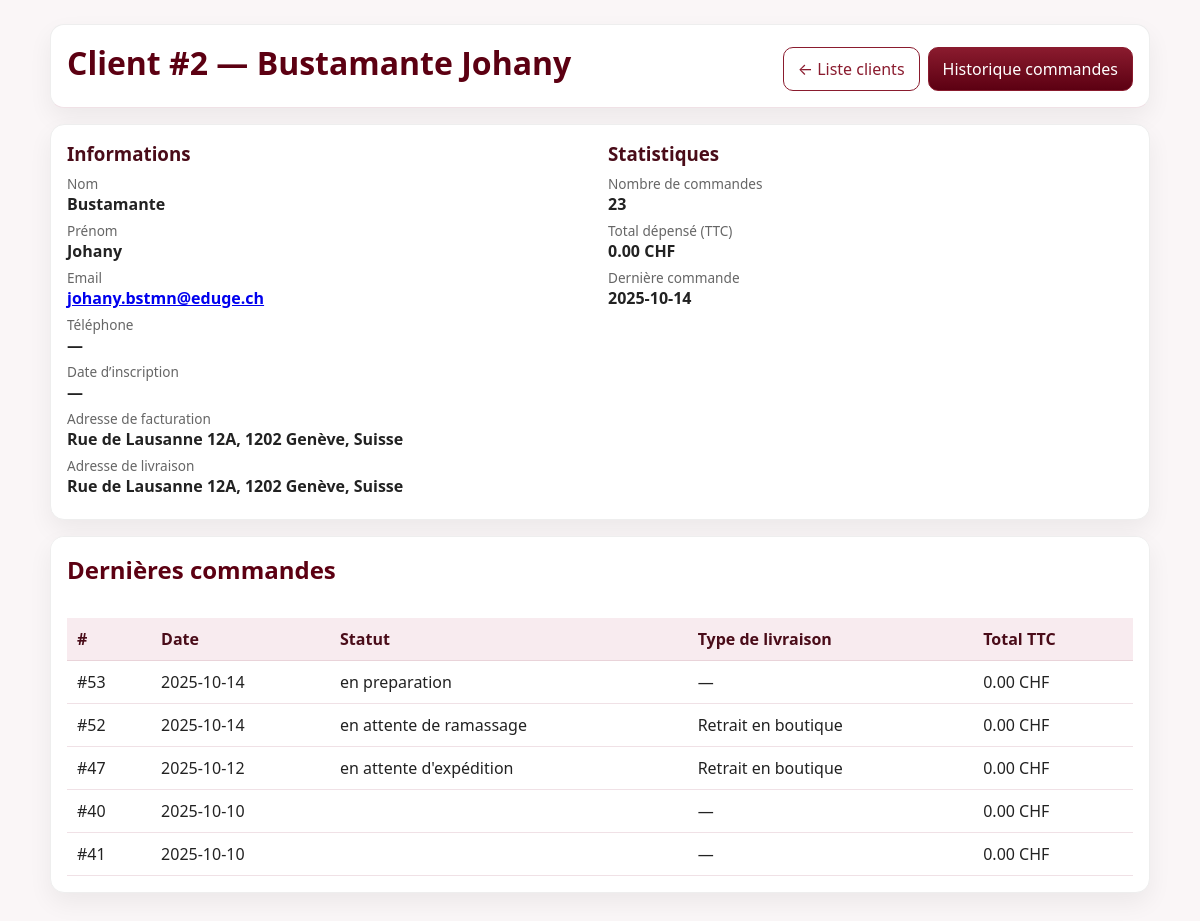
The app's page /pages/admin_client_detail.php?per_id=2 (signed in) with its own data.
### tables this page shows
CREATE TABLE `COMMANDE` (
                            `COM_ID` bigint(20) NOT NULL,
                            `PER_ID` bigint(20) NOT NULL,
                            `LIV_ID` bigint(20) DEFAULT NULL,
                            `PAI_ID` bigint(20) DEFAULT NULL,
                            `STRIPE_SESSION_ID` varchar(255) DEFAULT NULL,
                            `COM_STATUT` enum('en preparation','en attente d''expédition','expediee','en attente de ramassage','livree','annulee') NOT NULL DEFAULT 'en preparation',
                            `COM_ARCHIVE` tinyint(1) NOT NULL DEFAULT 0,
                            `COM_ARCHIVED_AT` datetime DEFAULT NULL,
                            `COM_DATE` date NOT NULL,
                            `COM_DESCRIPTION` text DEFAULT NULL,
                            `COM_TVA_TAUX` decimal(5,2) NOT NULL DEFAULT 7.70,
                            `COM_TVA_MONTANT` decimal(10,2) NOT NULL DEFAULT 0.00,
                            `COM_MONTANT_TOTAL` decimal(10,2) NOT NULL DEFAULT 0.00,
                            `TOTAL_PAYER_CHF` decimal(10,2) DEFAULT NULL,
                            `COM_RETRAIT_DEBUT` datetime DEFAULT NULL,
                            `COM_RETRAIT_FIN` datetime DEFAULT NULL
);

### pages/admin_client_detail.php (the view, shortened to what this page needs)
<?php
$dir  = rtrim(dirname($_SERVER['PHP_SELF'] ?? $_SERVER['SCRIPT_NAME']), '/\\');
$BASE = ($dir === '' || $dir === '.') ? '/' : $dir . '/';
$pdo = require __DIR__ . '/../database/config/connexionBDD.php';
$pdo->setAttribute(PDO::ATTR_ERRMODE, PDO::ERRMODE_EXCEPTION);
function h($s): string { return htmlspecialchars((string)$s, ENT_QUOTES, 'UTF-8'); }
function notnull($v, $fallback='—'){ return ($v!==null && $v!=='') ? $v : $fallback; }
$perId = (int)($_GET['per_id'] ?? 0);
$sqlClient = "
    SELECT
        p.PER_ID, p.PER_NOM, p.PER_PRENOM, p.PER_EMAIL,
        NULL AS PER_TEL,
        NULL AS PER_DATE_CREATION,
        /* ---- LIVRAISON (dernière adresse de type LIVRAISON) ---- */
        liv.ADR_RUE     AS LIV_RUE,
        liv.ADR_NUMERO  AS LIV_NUMERO,
        liv.ADR_NPA     AS LIV_NPA,
        liv.ADR_VILLE   AS LIV_VILLE,
        liv.ADR_PAYS    AS LIV_PAYS,
        /* ---- FACTURATION (dernière adresse de type FACTURATION) ---- */
        fac.ADR_RUE     AS FAC_RUE,
        fac.ADR_NUMERO  AS FAC_NUMERO,
        fac.ADR_NPA     AS FAC_NPA,
        fac.ADR_VILLE   AS FAC_VILLE,
        fac.ADR_PAYS    AS FAC_PAYS
    FROM PERSONNE p
    INNER JOIN CLIENT c ON c.PER_ID = p.PER_ID
    LEFT JOIN ADRESSE liv ON liv.ADR_ID = (
        SELECT a1.ADR_ID
        FROM ADRESSE_CLIENT ac1
        JOIN ADRESSE a1 ON a1.ADR_ID = ac1.ADR_ID
        WHERE ac1.PER_ID = p.PER_ID AND a1.ADR_TYPE = 'LIVRAISON'
        ORDER BY a1.ADR_ID DESC
        LIMIT 1
    )
    LEFT JOIN ADRESSE fac ON fac.ADR_ID = (
        SELECT a2.ADR_ID
        FROM ADRESSE_CLIENT ac2
        JOIN ADRESSE a2 ON a2.ADR_ID = ac2.ADR_ID
        WHERE ac2.PER_ID = p.PER_ID AND a2.ADR_TYPE = 'FACTURATION'
        ORDER BY a2.ADR_ID DESC
        LIMIT 1
    )
    WHERE p.PER_ID = :id
";
$st = $pdo->prepare($sqlClient);
$st->execute([':id'=>$perId]);
$client = $st->fetch(PDO::FETCH_ASSOC);
$sqlStats = "
    SELECT
      COUNT(*)                              AS nb_cmd,
      COALESCE(SUM(COM_MONTANT_TOTAL),0.0) AS total_depense,
      MAX(COM_DATE)                        AS derniere_cmd
    FROM COMMANDE
    WHERE PER_ID = :id
";
$st = $pdo->prepare($sqlStats);
$st->execute([':id'=>$perId]);
$stats = $st->fetch(PDO::FETCH_ASSOC) ?: ['nb_cmd'=>0, 'total_depense'=>0, 'derniere_cmd'=>null];
$sqlLast = "
    SELECT
        c.COM_ID,
        c.COM_DATE,
        c.COM_STATUT,
        COALESCE(c.COM_MONTANT_TOTAL,0.0) AS total_ttc,
        CASE
          WHEN COALESCE(l.LIV_MODE,'') = '' THEN '—'
          WHEN l.LIV_MODE COLLATE utf8mb4_general_ci LIKE '%geneve%'  THEN 'Livraison Genève'
          WHEN l.LIV_MODE COLLATE utf8mb4_general_ci LIKE '%suisse%'  THEN 'Livraison Suisse'
          WHEN l.LIV_MODE COLLATE utf8mb4_general_ci LIKE '%retrait%' THEN 'Retrait en boutique'
          ELSE l.LIV_MODE
        END AS liv_type_label
    FROM COMMANDE c
    LEFT JOIN LIVRAISON l ON l.LIV_ID = c.LIV_ID
    WHERE c.PER_ID = :id
    ORDER BY c.COM_DATE DESC
    LIMIT 5
";
$st = $pdo->prepare($sqlLast);
$st->execute([':id'=>$perId]);
$lastOrders = $st->fetchAll(PDO::FETCH_ASSOC);
?>
<!DOCTYPE html>
<html lang="fr">
<head>
</head>
<body>
<div class="container">
    <div class="card topbar">
        <h1>Client #<?= h($client['PER_ID']) ?> — <?= h($client['PER_NOM']) ?> <?= h($client['PER_PRENOM']) ?></h1>
        <div class="actions">
            <a class="btn secondary" href="<?= h($BASE.'admin_clients.php') ?>">← Liste clients</a>
            <a class="btn" href="<?= h($BASE.'admin_client_commandes.php?per_id='.$client['PER_ID']) ?>">Historique commandes</a>
        </div>
    </div>
    <div class="card">
        <div class="grid row">
            <div class="section">
                <h3>Informations</h3>
                <div class="field"><span class="label">Nom</span><span class="value"><?= h($client['PER_NOM']) ?></span></div>
                <div class="field"><span class="label">Prénom</span><span class="value"><?= h($client['PER_PRENOM']) ?></span></div>
                <div class="field"><span class="label">Email</span><span class="value"><a href="mailto:<?= h($client['PER_EMAIL']) ?>"><?= h($client['PER_EMAIL']) ?></a></span></div>
                <div class="field"><span class="label">Téléphone</span><span class="value"><?= h(notnull($client['PER_TEL'])) ?></span></div>
                <div class="field"><span class="label">Date d’inscription</span><span class="value"><?= h(notnull($client['PER_DATE_CREATION'])) ?></span></div>
                <div class="field">
                    <span class="label">Adresse de facturation</span>
                    <span class="value">
                        <?php
                        $f1 = trim((string)($client['FAC_RUE'] ?? ''));
                        $fnum = trim((string)($client['FAC_NUMERO'] ?? ''));
                        $f2 = trim(((string)($client['FAC_NPA'] ?? '')).' '.((string)($client['FAC_VILLE'] ?? '')));
                        $fp = trim((string)($client['FAC_PAYS'] ?? ''));
                        $ligne = trim($f1 . ($fnum ? ' '.$fnum : ''));
                        $f  = trim($ligne . ($f2 ? ', '.$f2 : '') . ($fp ? ', '.$fp : ''));
                        echo h($f !== '' ? $f : '—');
                        ?>
                    </span>
                </div>
                <div class="field">
                    <span class="label">Adresse de livraison</span>
                    <span class="value">
                        <?php
                        $l1 = trim((string)($client['LIV_RUE'] ?? ''));
                        $lnum = trim((string)($client['LIV_NUMERO'] ?? ''));
                        $l2 = trim(((string)($client['LIV_NPA'] ?? '')).' '.((string)($client['LIV_VILLE'] ?? '')));
                        $lp = trim((string)($client['LIV_PAYS'] ?? ''));
                        $ligne = trim($l1 . ($lnum ? ' '.$lnum : ''));
                        $l  = trim($ligne . ($l2 ? ', '.$l2 : '') . ($lp ? ', '.$lp : ''));
                        echo h($l !== '' ? $l : '—');
                        ?>
                    </span>
                </div>
            </div>
            <div class="section">
                <h3>Statistiques</h3>
                <div class="field"><span class="label">Nombre de commandes</span><span class="value"><?= h((string)($stats['nb_cmd'] ?? 0)) ?></span></div>
                <div class="field"><span class="label">Total dépensé (TTC)</span><span class="value"><?= number_format((float)($stats['total_depense'] ?? 0), 2, '.', "'") ?> CHF</span></div>
                <div class="field"><span class="label">Dernière commande</span><span class="value"><?= h(notnull($stats['derniere_cmd'])) ?></span></div>
            </div>
        </div>
    </div>
    <div class="card">
        <div class="topbar" style="border:none;">
            <h2 style="margin:0;color:#5C0012;">Dernières commandes</h2>
        </div>
        <div class="grid">
            <?php if (empty($lastOrders)): ?>
                <p style="color:#666">Aucune commande pour ce client.</p>
            <?php else: ?>
                <table>
                    <thead>
                    <tr>
                        <th>#</th>
                        <th>Date</th>
                        <th>Statut</th>
                        <th>Type de livraison</th>
                        <th>Total TTC</th>
                    </tr>
                    </thead>
                    <tbody>
                    <?php foreach ($lastOrders as $o): ?>
                        <tr>
                            <td>#<?= h($o['COM_ID']) ?></td>
                            <td><?= h($o['COM_DATE']) ?></td>
                            <td><?= h($o['COM_STATUT']) ?></td>
                            <td><?= h($o['liv_type_label']) ?></td>
                            <td><?= number_format((float)$o['total_ttc'], 2, '.', "'") ?> CHF</td>
                        </tr>
                    <?php endforeach; ?>
                    </tbody>
                </table>
            <?php endif; ?>
        </div>
    </div>
</div>
</body>
</html>

### pages/admin_client_detail.php (style rules this page uses)
:root { --bordeaux:#8A1B2E; --bordeaux-2:#5C0012; --bg:#faf6f7; --card:#fff; --ring:#eee; --text:#222; --muted:#666; }
* { box-sizing:border-box }
body { margin:0;padding:24px;font-family:system-ui,-apple-system,Segoe UI,Roboto,Arial,sans-serif;background:var(--bg);color:#222 }
.container { max-width:1100px;margin:0 auto }
.card { background:#fff;border:1px solid var(--ring);border-radius:14px;box-shadow:0 10px 24px rgba(0,0,0,.06);overflow:hidden;margin-bottom:16px }
.topbar { display:flex;justify-content:space-between;align-items:baseline;padding:16px;border-bottom:1px solid #f0e1e6;background:#fff }
h1 { margin:0;color:var(--bordeaux-2) }
.grid { padding:16px }
.row { display:grid;grid-template-columns:1fr 1fr;gap:16px }
.section h3 { margin:0 0 8px;color:#4a0c19 }
.field { margin:6px 0 }
.label { display:block;font-size:.85em;color:var(--muted) }
.value { font-weight:600 }
.btn { padding:10px 14px;border:1px solid var(--bordeaux);background:linear-gradient(180deg,var(--bordeaux),var(--bordeaux-2));color:#fff;border-radius:10px;text-decoration:none;display:inline-block }
.btn.secondary { background:#fff;color:var(--bordeaux) }
table { width:100%;border-collapse:collapse }
thead th { background:#f8ebef;color:#4a0c19;font-weight:600;text-align:left;padding:10px;border-bottom:1px solid #e9d3d9 }
tbody td { padding:10px;border-bottom:1px solid #f0e1e6 }
.actions { display:flex;gap:8px;flex-wrap:wrap }

### records on screen
commande: COM_ID "53", COM_DATE "2025-10-14", COM_STATUT "en preparation", liv_type_label "—", total_ttc "0.00"
commande: COM_ID "52", COM_DATE "2025-10-14", COM_STATUT "en attente de ramassage", liv_type_label "Retrait en boutique", total_ttc "0.00"
commande: COM_ID "47", COM_DATE "2025-10-12", COM_STATUT "en attente d'expédition", liv_type_label "Retrait en boutique", total_ttc "0.00"
commande: COM_ID "40", COM_DATE "2025-10-10", liv_type_label "—", total_ttc "0.00"
commande: COM_ID "41", COM_DATE "2025-10-10", liv_type_label "—", total_ttc "0.00"

### other values on screen
$client['PER_ID'] "2"
$client['PER_NOM'] "Bustamante"
$client['PER_PRENOM'] "Johany"
$client['PER_EMAIL'] "johany.bstmn@eduge.ch"
notnull($client['PER_TEL']) "—"
notnull($client['PER_DATE_CREATION']) "—"
$f !== '' ? $f : '—' "Rue de Lausanne 12A, 1202 Genève, Suisse"
$l !== '' ? $l : '—' "Rue de Lausanne 12A, 1202 Genève, Suisse"
$stats['nb_cmd'] "23"
$stats['total_depense'] "0.00"
notnull($stats['derniere_cmd']) "2025-10-14"
